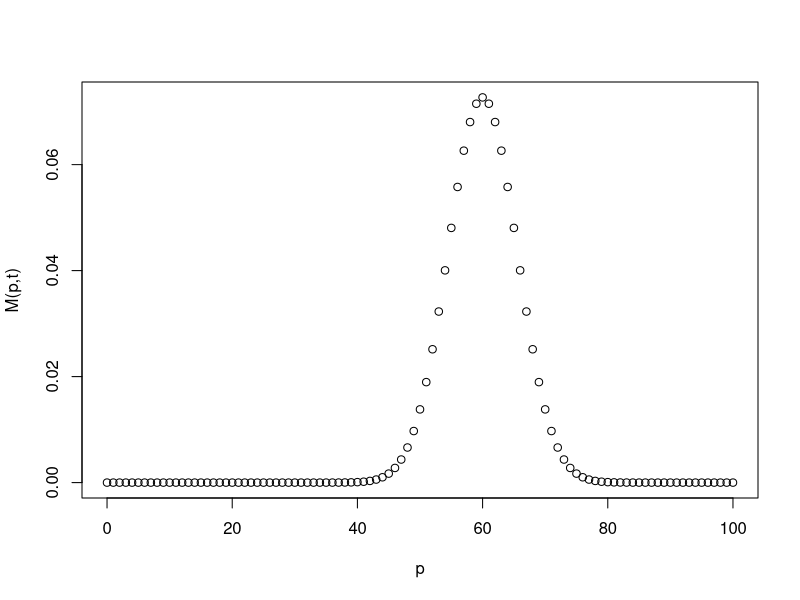
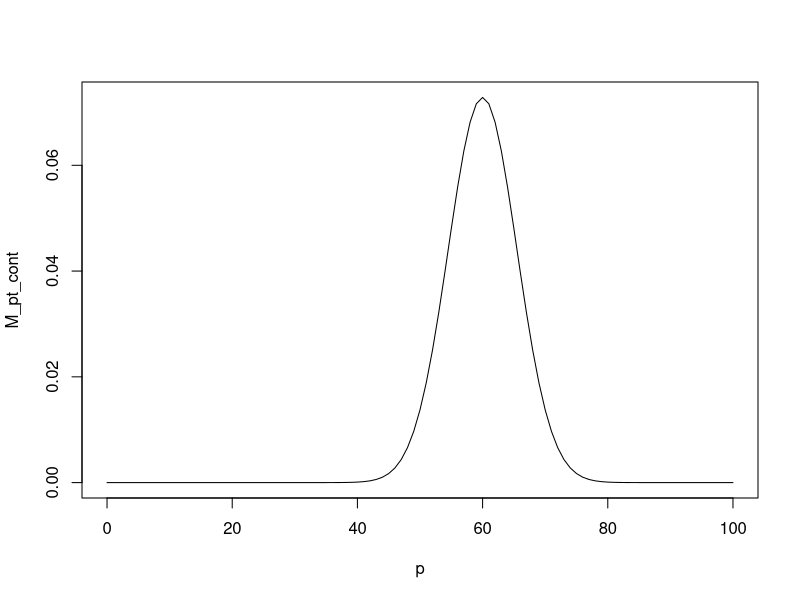

The R source for these figures, in order:
# Plate Theory plotting
t = 120
mu = 0.5
p = seq(0,100,length.out = 101)

# the plate total
M_pt = factorial(t)/(factorial(t-p)*factorial(p))*mu^p*(1-mu)^(t-p)
plot(x=p, y=M_pt, ylab = 'M(p,t)', col='black')

# as p and t approach infinity, M_pt approaches normal distribution 
#(continuous exponential curve)
M_pt_cont = 1/sqrt(2*pi*mu*(1-mu)*t)*exp(-(mu*t-p)^2/(2*mu*(1-mu)*t))
plot(x=p, y=M_pt_cont, type = 'l')
